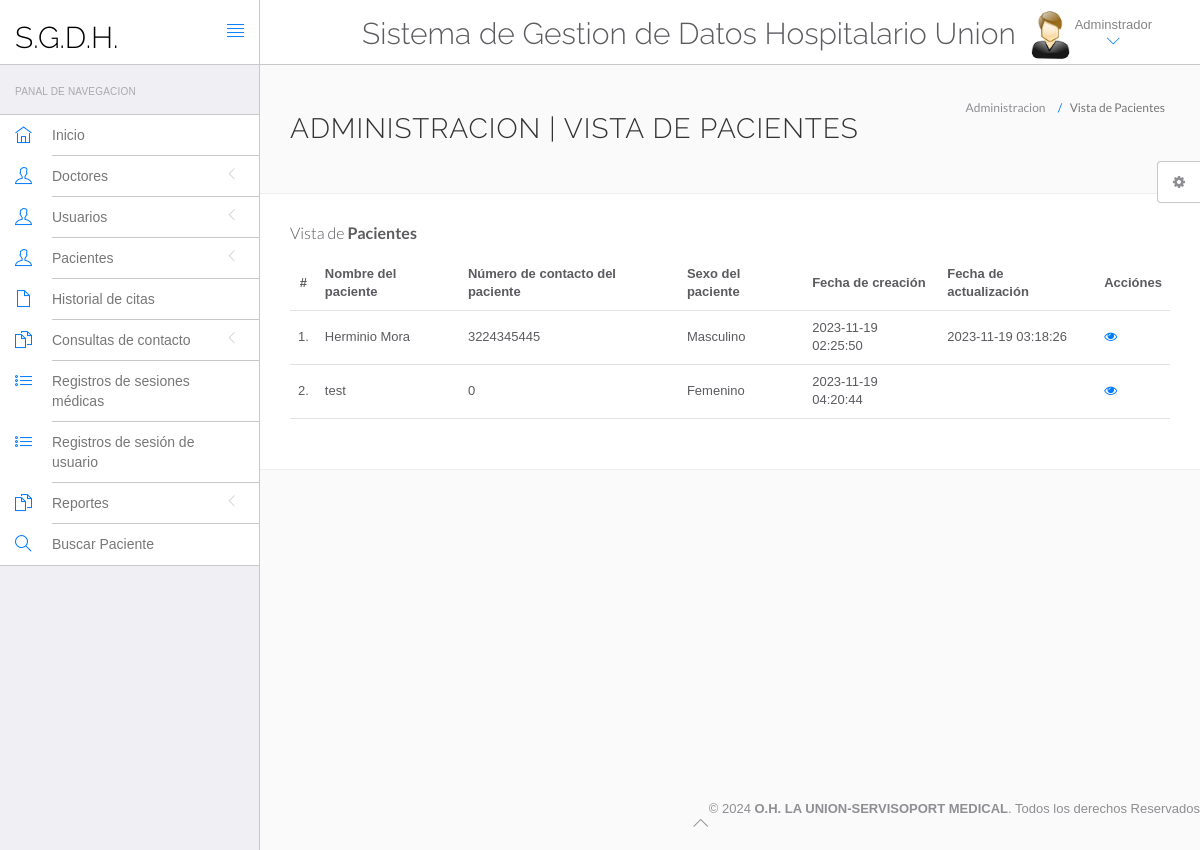
Page /hms/admin/manage-patient.php (signed in) on the committed database.
### tables this page shows
CREATE TABLE `tblpatient` (
  `ID` int(10) NOT NULL,
  `Docid` int(10) DEFAULT NULL,
  `PatientName` varchar(200) DEFAULT NULL,
  `PatientContno` bigint(10) DEFAULT NULL,
  `PatientEmail` varchar(200) DEFAULT NULL,
  `PatientGender` varchar(50) DEFAULT NULL,
  `PatientAdd` mediumtext,
  `PatientAge` int(10) DEFAULT NULL,
  `PatientMedhis` mediumtext,
  `CreationDate` timestamp NULL DEFAULT CURRENT_TIMESTAMP,
  `UpdationDate` timestamp NULL DEFAULT NULL ON UPDATE CURRENT_TIMESTAMP
);

### hms/admin/manage-patient.php (the view, shortened to what this page needs)
<?php
include('include/config.php');
?>
<!DOCTYPE html>
<html lang="en">
	<head>
		<link rel="stylesheet" href="vendor/bootstrap/css/bootstrap.min.css">
		<link rel="stylesheet" href="vendor/fontawesome/css/font-awesome.min.css">
		<link rel="stylesheet" href="vendor/themify-icons/themify-icons.min.css">
		<link href="vendor/animate.css/animate.min.css" rel="stylesheet" media="screen">
		<link href="vendor/perfect-scrollbar/perfect-scrollbar.min.css" rel="stylesheet" media="screen">
		<link href="vendor/switchery/switchery.min.css" rel="stylesheet" media="screen">
		<link href="vendor/bootstrap-touchspin/jquery.bootstrap-touchspin.min.css" rel="stylesheet" media="screen">
		<link href="vendor/select2/select2.min.css" rel="stylesheet" media="screen">
		<link href="vendor/bootstrap-datepicker/bootstrap-datepicker3.standalone.min.css" rel="stylesheet" media="screen">
		<link href="vendor/bootstrap-timepicker/bootstrap-timepicker.min.css" rel="stylesheet" media="screen">
		<link rel="stylesheet" href="assets/css/styles.css">
		<link rel="stylesheet" href="assets/css/plugins.css">
		<link rel="stylesheet" href="assets/css/themes/theme-1.css" id="skin_color" />
	</head>
	<body>
		<div id="app">
<?php include('include/sidebar.php');?>
<div class="app-content">
<?php include('include/header.php');?>
<div class="main-content" >
<div class="wrap-content container" id="container">
<section id="page-title">
<div class="row">
<div class="col-sm-8">
<h1 class="mainTitle">Administracion | Vista de Pacientes</h1>
</div>
<ol class="breadcrumb">
<li>
<span>Administracion</span>
</li>
<li class="active">
<span>Vista de  Pacientes</span>
</li>
</ol>
</div>
</section>
<div class="container-fluid container-fullw bg-white">
<div class="row">
<div class="col-md-12">
<h5 class="over-title margin-bottom-15">Vista de  <span class="text-bold">Pacientes</span></h5>
<table class="table table-hover" id="sample-table-1">
<thead>
<tr>
<th class="center">#</th>
<th>Nombre del paciente</th>
<th>Número de contacto del paciente</th>
<th>Sexo del paciente </th>
<th>Fecha de creación </th>
<th>Fecha de actualización </th>
<th>Acciónes</th>
</tr>
</thead>
<tbody>
<?php
$sql=mysqli_query($con,"select * from tblpatient");
$cnt=1;
while($row=mysqli_fetch_array($sql))
{
?>
<tr>
<td class="center"><?php echo $cnt;?>.</td>
<td class="hidden-xs"><?php echo $row['PatientName'];?></td>
<td><?php echo $row['PatientContno'];?></td>
<td><?php echo $row['PatientGender'];?></td>
<td><?php echo $row['CreationDate'];?></td>
<td><?php echo $row['UpdationDate'];?>
</td>
<td>
<a href="view-patient.php?viewid=<?php echo $row['ID'];?>"><i class="fa fa-eye"></i></a>
</td>
</tr>
<?php
$cnt=$cnt+1;
 }?></tbody>
</table>
</div>
</div>
</div>
</div>
</div>
</div>
</div>
	<?php include('include/footer.php');?>
	<?php include('include/setting.php');?>
	</body>
</html>

### hms/admin/assets/css/themes/theme-1.css (style rules this page uses)
body { background: #FAFAFA; }

### rows in the picture
tblpatient: PatientName "Herminio Mora", PatientContno "3224345445", PatientGender "Masculino", CreationDate "2023-11-19 02:25:50", UpdationDate "2023-11-19 03:18:26"
tblpatient: PatientName "test", PatientContno "0", PatientGender "Femenino", CreationDate "2023-11-19 04:20:44"
